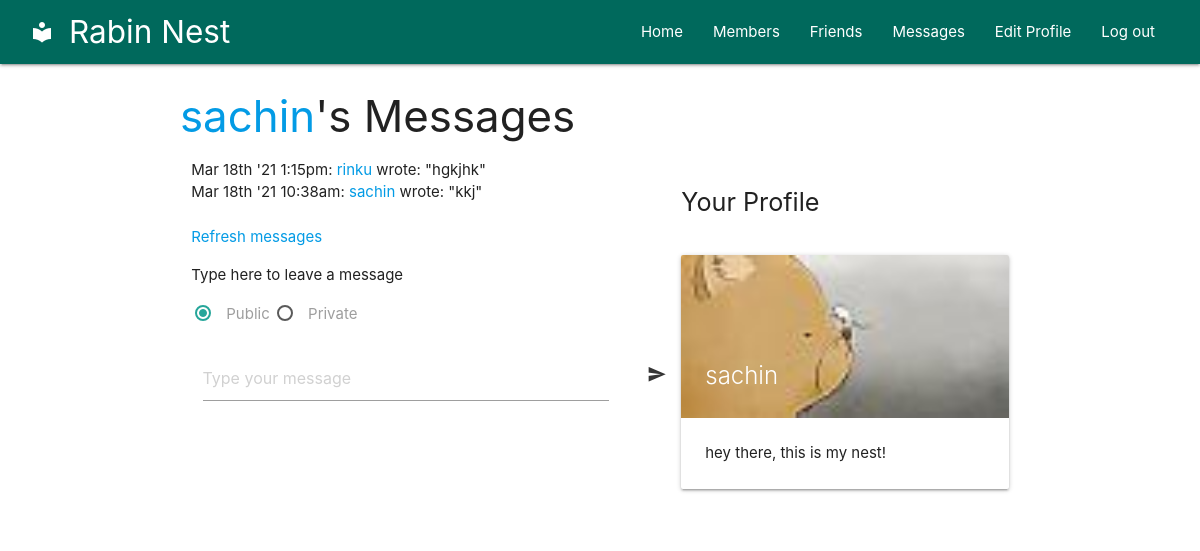
The app's page /messages.php?view=sachin (signed in) with its own data.
### tables this page shows
CREATE TABLE `messages` (
  `id` int(10) UNSIGNED NOT NULL,
  `auth` varchar(16) DEFAULT NULL,
  `recip` varchar(16) DEFAULT NULL,
  `pm` char(1) DEFAULT NULL,
  `time` int(10) UNSIGNED DEFAULT NULL,
  `message` varchar(4096) DEFAULT NULL
);

CREATE TABLE `profiles` (
  `user` varchar(16) DEFAULT NULL,
  `text` varchar(4096) DEFAULT NULL
);

### messages.php (the view, shortened to what this page needs)
<?php
    require_once 'header.php';
    if (isset($_GET['view']))
        $view = sanitizeString($_GET['view']);
    else $view = $user;
    if ($view != "") {
        if ($view == $user) $name1 = $name2 = "Your";
        else {
            $name1 = "<a href='members.php?view=$view'>$view</a>'s";
        }
        echo "<h3>$name1 Messages</h3>";
echo <<<_END
<div class="row">
    <div class="col m7 s12">
_END;
        $query = "SELECT * FROM messages WHERE recip='$view' ORDER BY time DESC";
        $result = queryMysql($query);
        $num = $result->num_rows;
        for ($j = 0 ; $j < $num ; ++$j) {
            $row = $result->fetch_array(MYSQLI_ASSOC);
            if ($row['pm'] == 0 || $row['auth'] == $user ||
            $row['recip'] == $user) {
                echo date('M jS \'y g:ia:', $row['time']);
                echo " <a href='messages.php?view=" . $row['auth'] .
                "'>" . $row['auth']. "</a> ";
                if ($row['pm'] == 0)
                echo "wrote: &quot;" . $row['message'] . "&quot; ";
                else
                echo "whispered: <span class='whisper'>&quot;" .
                $row['message']. "&quot;</span> ";
                echo "<br>";
            }
        }
    }
    echo "<br><a data-role='button'
    href='messages.php?view=$view'>Refresh messages</a>";
echo <<<_END1
        <form method='post' action='messages.php?view=$view'>
            <p>Type here to leave a message</p>
            <p><label>
                    <input type="radio" class="with-gap" name='pm' id='public' value='0' checked />
                    <span>Public</span>
                </label>
                <label>
                    <input type="radio" class="with-gap" name='pm' id='private' value='1' />
                    <span>Private</span>
                </label>
            </p>
            <div class="row">
                <div class="input-field col s12">
                    <div class='col s11'>
                        <textarea id="textarea1" class="materialize-textarea" name='text' placeholder="Type your message" data-length="4096" focus></textarea>
                    </div>
                    <div class='col s1'>
                        <button type="submit" class="waves-effect btn-flat"><i class="material-icons">send</i></button>
                    </div>
                </div>
            </div>
        </form><br>
    </div>
    <div class="col m5 s12">
        <p class="flow-text">Your Profile</p>
_END1;
        showProfile($view);
echo <<<_END2
    </div>
</div>
_END2;
?>
 </div><br>
 </body>
</html>

### functions.php (shortened to what this page needs)
<?php
    $dbhost = 'localhost';
    $dbname = 'rabinNest';
    $dbuser = 'root';
    $dbpass = '';
    $connection = new mysqli($dbhost,$dbuser,$dbpass,$dbname);
    function queryMysql($query) {
        global $connection;
        $result = $connection->query($query);
        return $result;
    }
    function sanitizeString($var) {
        global $connection;
        $var = strip_tags($var);
        $var = htmlentities($var);
        return $connection->real_escape_string($var);
    }
    function showProfile($user) {
        $image = "static/profiles/defaultjpg.jpg";
        if (file_exists("static/profiles/$user.jpg"))
        $image = "static/profiles/$user.jpg";
        $bio = '';
        $result = queryMysql("SELECT * FROM profiles WHERE user='$user'");
        if ($result->num_rows) {
            $row = $result->fetch_array(MYSQLI_ASSOC);
            $bio = $row['text'];
        }
echo <<<_PROFILE
<div class="row">
    <div class="col s12">
        <div class="card">
            <div class="card-image">
            <img src="$image">
            <span class="card-title">$user</span>
            </div>
            <div class="card-content">
            <p>$bio</p>
            </div>
        </div>
    </div>
</div>
_PROFILE;
    }
?>

### style.css (style rules this page uses)
body { display: flex; min-height: 100vh; flex-direction: column; }

### records on screen
messages: time "Mar 18th '21 1:15pm:", auth "rinku", message "hgkjhk"
messages: time "Mar 18th '21 10:38am:", auth "sachin", message "kkj", recip (picture), recip "sachin"
profiles: text "hey there, this is my nest!"

### other values on screen
$view "sachin"
